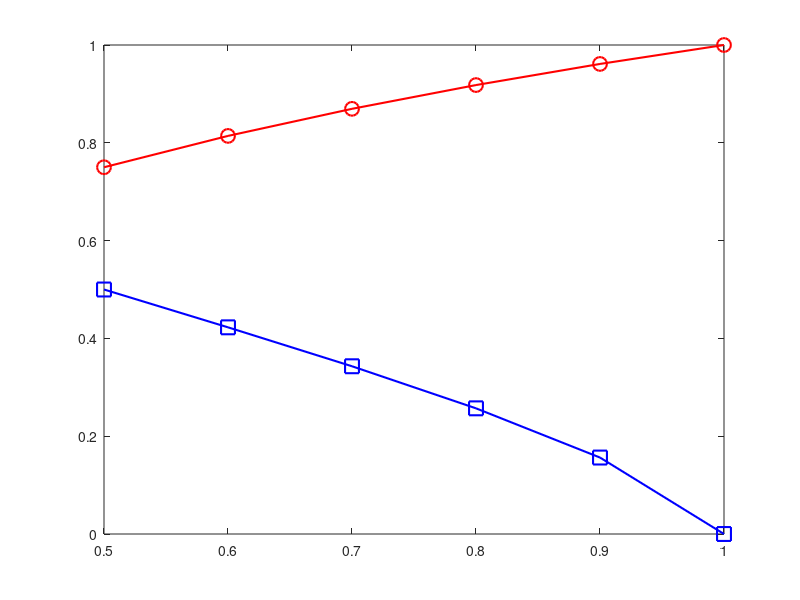

The MATLAB source for this figure: (Note: this script raises an error after producing the figure.)
clc;
clear variables;
close all;

lambda_SR = 1;
lambda_SUi = 0.5;

lambda_RUj = 0.5;
lambda_SE = 1;
lambda_RE = 0.5;

alpha = 0.5:0.1:1;

func1 = @(x) 1 - x.^(-x./(x-1)) + x.^(-1./(x-1));
Delta = @(x) lambda_RE*(1-x)./(lambda_SE*x);

func2 = @(x) 1 - 1./(Delta(x)-1) .* (Delta(x).^(1./(1-Delta(x)))   - Delta(x).^(Delta(x)./(1-Delta(x))));

%% Plot
blue1 = [0.00,0.45,0.74];  pink1 = [1.00,0.07,0.65];
green1 = [0.47,0.67,0.19]; orrange = [0.85,0.33,0.10];
% 
sim1 = plot(alpha,func1(alpha),'r-o','MarkerSize',10,'LineWidth',1.5); hold on;
sim2 = plot(alpha,func2(alpha),'b-s','MarkerSize',10,'LineWidth',1.5); hold on;
hold on;
colormap(gca) % cool
lgd=legend([sim1(1), sim2(1)],...
    'Optimality - Eq. (10)',...
    'Optimality - Eq. (13)','FontSize',11,'location','se','Interpreter','latex');
xlabel('Power Allocation Coefficient, \alpha_j/\beta_s','Fontsize',16) 
ylabel('Detection Error Probability (DEP)');
lgd.NumColumns = 1;
lgd.FontSize = 14;
set(gca,'fontsize',14);
axis([min(alpha) max(alpha) 0 1]);
saveas(gcf,'Figure2c.fig');

